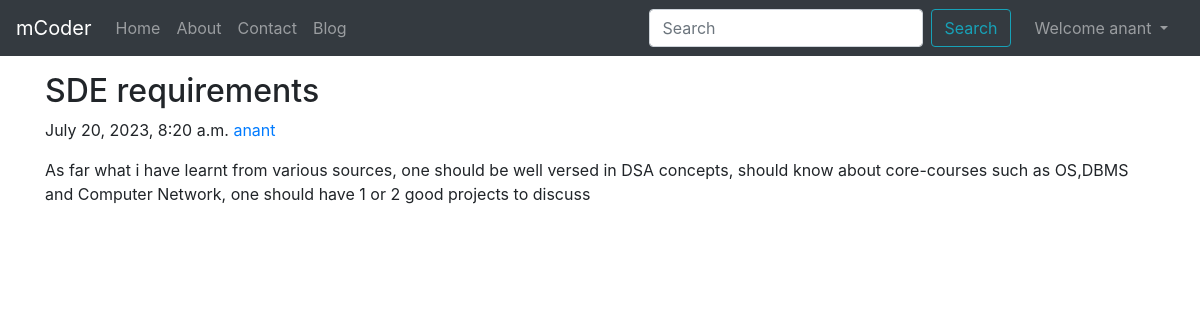
The app's page /blog/sde_requirement (signed in) with its own data.
### blog/models.py (models this page shows, shortened)
class Post(models.Model):
    sno = models.AutoField(primary_key=True)
    title = models.CharField(max_length=80)
    author = models.CharField(max_length=50)
    content = models.TextField()
    slug = models.CharField(max_length=130)
    timestamp = models.DateTimeField(blank=True)

### blog/views.py (the view)
# urls.py: path('<str:slug>',views.blogPost, name = 'blogPost'),
def blogPost(request,slug):
    post = Post.objects.filter(slug = slug).first()
    context = {"post":post}
    return render(request,'blog/blogPost.html',context)

### templates/blog/blogPost.html (shortened to what this page needs)
{% extends "base.html" %}
{% block body %}
<div class= "container my-3">
  <article class="blog-post">
    <h2 class="blog-post-title">{{post.title}}</h2>
    <p class="blog-post-meta">{{post.timestamp}} <a href="/about">{{post.author}}</a></p>
    <p >{{post.content}}</p>
    <br>
  </article>
</div>
{% endblock body %}

### templates/base.html (shortened to what this page needs)
<!doctype html>
<html lang="en">
<head>
  <link rel="stylesheet" href="https://cdn.jsdelivr.net/npm/bootstrap@4.3.1/dist/css/bootstrap.min.css"
>
</head>
<body>
  <nav class="navbar navbar-expand-lg navbar-dark bg-dark">
    <a class="navbar-brand" href="/">mCoder</a>
    <div class="collapse navbar-collapse" id="navbarSupportedContent">
      <ul class="navbar-nav mr-auto">
        <li class="nav-item {% block homeActive %}{% endblock homeActive %}">
          <a class="nav-link" href="/">Home <span class="sr-only">(current)</span></a>
        </li>
        <li class="nav-item {% block aboutActive %}{% endblock aboutActive %}">
          <a class="nav-link" href="/about">About <span class="sr-only">(current)</span></a>
        </li>
        <li class="nav-item {% block contactActive %}{% endblock contactActive %}">
          <a class="nav-link" href="/contact">Contact <span class="sr-only">(current)</span></a>
        </li>
        <li class="nav-item {% block blogActive %}{% endblock blogActive %}">
          <a class="nav-link" href="/blog">Blog <span class="sr-only">(current)</span></a>
        </li>
      </ul>
      <form method="get" action="/search" class="form-inline my-2 my-lg-0 mx-3">
        <input class="form-control mr-sm-2" type="search" name="query" id="query" placeholder="Search"
          aria-label="Search">
        <button class="btn btn-outline-info my-2 my-sm-0" type="submit">Search</button>
      </form>
      {% if user.is_authenticated %}
      <ul class="navbar-nav mr-2">
        <li class="nav-item dropdown">
          <a class="nav-link dropdown-toggle" href="#" id="navbarDropdown" role="button" data-toggle="dropdown" aria-haspopup="true" aria-expanded="false">
            Welcome {{request.user}}
          </a>
        </li>
      </ul>
      {% endif %}
    </div>
  </nav>
  {% block body %}{% endblock body %}
</body>
</html>

### records on screen
Post: title "SDE requirements", timestamp "July 20, 2023, 8:20 a.m.", author "anant", content "As far what i have learnt from various sources, one should be well versed in DSA concepts, should know about core-courses such as OS,DBMS and Computer Network, one should have 1 or 2 good projects to discuss"

### other values on screen
{{ request.user }} "anant"
